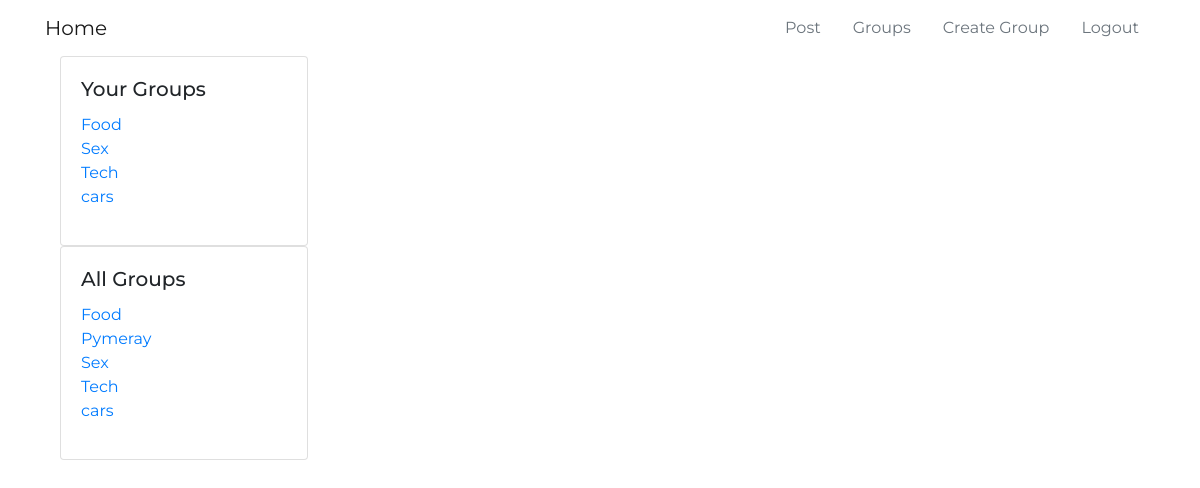
The page /posts/ (signed in) on the database its author committed.
### groups/models.py (models this page shows, shortened)
class Group(models.Model):
    name = models.CharField(max_length=250, unique=True)
    slug = models.SlugField(allow_unicode=True, unique=True)
    description = models.TextField(blank=True, default='', max_length=3000)
    description_html = models.TextField(editable=False, blank=True, default='')
    members = models.ManyToManyField(User, through='GroupMember')
    class Meta:
        ordering = ['name']
        verbose_name_plural = 'Groups'

### posts/views.py (the view)
# urls.py: path('', views.PostList.as_view(), name='all'),
class PostList(SelectRelatedMixin, generic.ListView):
    model = models.Post
    select_related = ('user', 'group')
    queryset = models.Post.objects.all()
    def get_context_data(self, **kwargs):
        context = super().get_context_data(**kwargs)
        context['user_groups'] = Group.objects.filter(members__in=[self.request.user])
        context['other_groups'] = Group.objects.all()
        return context

### posts/templates/posts/post_list.html
{% extends "posts/post_base.html" %}
{% load humanize %}
{% block prepost %}
      <div class="col-sm-3">
        <div class="content">
        {% if request.user.is_authenticated %}
          <div class="card card-with-shadow">
            <div class="card-body">
            <h5 class="card-title">Your Groups</h5>
              <ul class="list-unstyled">
                {% for user_group in user_groups %}
                <li class="group li-with-bullet">
                  <a href="{% url 'groups:single' slug=user_group.slug %}">
                    {{ user_group.name }}
                  </a>
                </li>
                {% endfor %}
              </ul>
            </div>
          </div>
        {% endif %}
      </div>
      <div class="card">
        <div class="card-body">
          <h5 class="card-title">All Groups</h5>
          <ul class="list-unstyled">
            {% for group in other_groups %}
            <li class="group li-with-buller">
              <a href="{% url 'groups:single' slug=group.slug %}">
                {{ group.name }}
              </a>
            </li>
            {% endfor %}
          </ul>
        </div>
      </div>
    </div>
{% endblock  %}

### static/css/master.css (style rules this page uses)
body { font-family: 'Montserrat', sans-serif; background: white; }

### rows shown on the page
Group: name "Food"
Group: name "Sex"
Group: name "Tech"
Group: name "cars"
Group: name "Pymeray"
